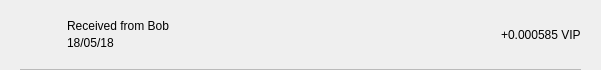
<?xml version="1.0" encoding="UTF-8"?>
<ui version="4.0">
 <class>TxRow</class>
 <widget class="QWidget" name="TxRow">
  <property name="geometry">
   <rect>
    <x>0</x>
    <y>0</y>
    <width>601</width>
    <height>70</height>
   </rect>
  </property>
  <property name="minimumSize">
   <size>
    <width>0</width>
    <height>40</height>
   </size>
  </property>
  <property name="windowTitle">
   <string>Form</string>
  </property>
  <layout class="QVBoxLayout" name="verticalLayout_3">
   <property name="spacing">
    <number>0</number>
   </property>
   <property name="leftMargin">
    <number>0</number>
   </property>
   <property name="topMargin">
    <number>0</number>
   </property>
   <property name="rightMargin">
    <number>0</number>
   </property>
   <property name="bottomMargin">
    <number>0</number>
   </property>
   <item>
    <widget class="QWidget" name="rowContainer" native="true">
     <layout class="QVBoxLayout" name="verticalLayout_2">
      <property name="spacing">
       <number>9</number>
      </property>
      <property name="leftMargin">
       <number>20</number>
      </property>
      <property name="topMargin">
       <number>9</number>
      </property>
      <property name="rightMargin">
       <number>20</number>
      </property>
      <property name="bottomMargin">
       <number>0</number>
      </property>
      <item>
       <widget class="QFrame" name="frame">
        <property name="styleSheet">
         <string notr="true">border:none;</string>
        </property>
        <property name="frameShape">
         <enum>QFrame::StyledPanel</enum>
        </property>
        <property name="frameShadow">
         <enum>QFrame::Raised</enum>
        </property>
        <layout class="QHBoxLayout" name="horizontalLayout" stretch="0,2,0">
         <property name="leftMargin">
          <number>0</number>
         </property>
         <property name="topMargin">
          <number>0</number>
         </property>
         <property name="rightMargin">
          <number>0</number>
         </property>
         <property name="bottomMargin">
          <number>0</number>
         </property>
         <item>
          <widget class="QPushButton" name="icon">
           <property name="focusPolicy">
            <enum>Qt::NoFocus</enum>
           </property>
           <property name="styleSheet">
            <string notr="true">border:none;</string>
           </property>
           <property name="text">
            <string/>
           </property>
           <property name="iconSize">
            <size>
             <width>28</width>
             <height>28</height>
            </size>
           </property>
          </widget>
         </item>
         <item>
          <layout class="QVBoxLayout" name="verticalLayout">
           <property name="spacing">
            <number>3</number>
           </property>
           <property name="leftMargin">
            <number>9</number>
           </property>
           <item>
            <widget class="QLabel" name="lblAddress">
             <property name="styleSheet">
              <string notr="true"/>
             </property>
             <property name="text">
              <string>Received from Bob</string>
             </property>
             <property name="alignment">
              <set>Qt::AlignBottom|Qt::AlignLeading|Qt::AlignLeft</set>
             </property>
            </widget>
           </item>
           <item>
            <widget class="QLabel" name="lblDate">
             <property name="styleSheet">
              <string notr="true"/>
             </property>
             <property name="text">
              <string>18/05/18</string>
             </property>
             <property name="alignment">
              <set>Qt::AlignLeading|Qt::AlignLeft|Qt::AlignTop</set>
             </property>
            </widget>
           </item>
          </layout>
         </item>
         <item>
          <widget class="QLabel" name="lblAmount">
           <property name="styleSheet">
            <string notr="true"/>
           </property>
           <property name="text">
            <string>+0.000585 VIP</string>
           </property>
          </widget>
         </item>
        </layout>
       </widget>
      </item>
      <item>
       <widget class="QLabel" name="lblDivisory">
        <property name="minimumSize">
         <size>
          <width>0</width>
          <height>1</height>
         </size>
        </property>
        <property name="maximumSize">
         <size>
          <width>16777215</width>
          <height>1</height>
         </size>
        </property>
        <property name="styleSheet">
         <string notr="true">background-color:#bababa;</string>
        </property>
        <property name="text">
         <string/>
        </property>
        <property name="alignment">
         <set>Qt::AlignBottom|Qt::AlignLeading|Qt::AlignLeft</set>
        </property>
       </widget>
      </item>
     </layout>
    </widget>
   </item>
  </layout>
 </widget>
 <resources/>
 <connections/>
</ui>
